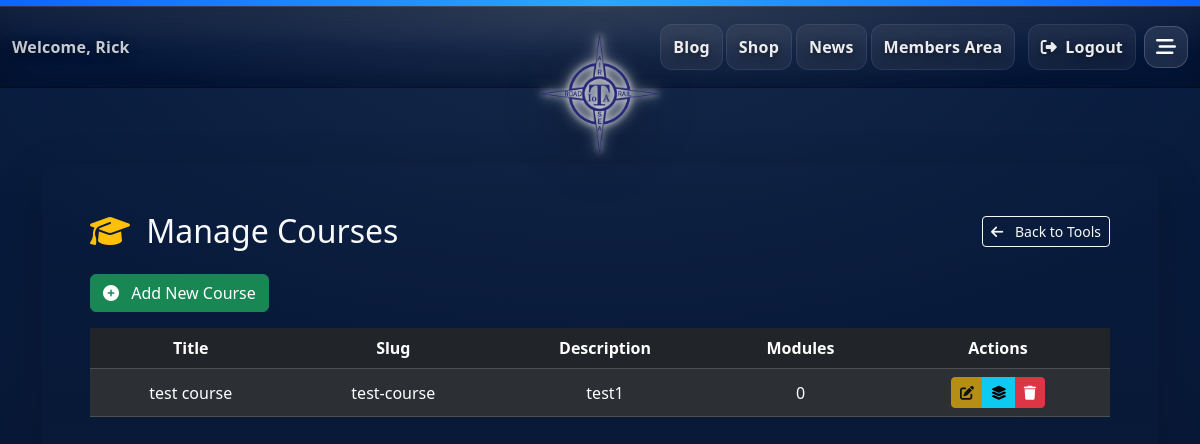
The app's page /academy/managers/courses/ (signed in) with its own data.
### academy/models.py (models this page shows, shortened)
class Course(models.Model):
    title = models.CharField(max_length=200)
    slug = models.SlugField(unique=True)
    description = models.TextField(blank=True)
    order = models.PositiveIntegerField(default=1)
    is_active = models.BooleanField(default=True)
    class Meta:
        ordering = ["order", "title"]

### academy/views.py (the view)
@login_required
@user_passes_test(lambda u: u.is_superuser)
def manage_courses(request):
    courses = Course.objects.all().order_by('title')
    return render(request, "academy/manager/manage_courses.html", {"courses": courses})

### academy/templates/academy/manager/manage_courses.html (shortened to what this page needs)
{% extends "base.html" %}
{% load static %}
{% block content %}
<div class="container my-5">
    <div class="cozy-dark-glass p-5 rounded-4 shadow-lg">
        <div class="d-flex justify-content-between align-items-center mb-4">
            <h2 class="text-light mb-0">
                <i class="fa-solid fa-graduation-cap me-2 text-warning"></i> Manage Courses
            </h2>
            <a href="{% url 'academy_manager_tools' %}" class="btn btn-outline-light btn-sm">
                <i class="fa-solid fa-arrow-left me-2"></i> Back to Tools
            </a>
        </div>
        <div class="mb-3">
            <a href="{% url 'academy_add_course' %}" class="btn btn-success">
                <i class="fa-solid fa-circle-plus me-2"></i> Add New Course
            </a>
        </div>
        <div class="table-responsive">
            <table class="table table-dark table-striped align-middle">
                <thead>
                    <tr class="text-center">
                        <th>Title</th>
                        <th>Slug</th>
                        <th>Description</th>
                        <th>Modules</th>
                        <th>Actions</th>
                    </tr>
                </thead>
                <tbody>
                    {% for course in courses %}
                    <tr class="text-center">
                        <td>{{ course.title }}</td>
                        <td>{{ course.slug }}</td>
                        <td>{{ course.description|truncatechars:60 }}</td>
                        <td>{{ course.modules.count }}</td>
                        <td>
                            <div class="btn-group">
                                <button class="btn btn-warning btn-sm" disabled
                                        title="Edit Course not available yet">
                                    <i class="fa-solid fa-pen-to-square"></i>
                                </button>
                                <a href="{% url 'academy_manage_modules' course.id %}"
                                   class="btn btn-info btn-sm">
                                    <i class="fa-solid fa-layer-group"></i>
                                </a>
                                <button class="btn btn-danger btn-sm"
                                        data-bs-toggle="modal"
                                        data-bs-target="#deleteModal{{ course.id }}">
                                    <i class="fa-solid fa-trash"></i>
                                </button>
                            </div>
                        </td>
                    </tr>
                    {% empty %}
                    <tr>
                        <td colspan="5" class="text-center text-light py-3">
                            No courses have been created yet.
                        </td>
                    </tr>
                    {% endfor %}
                </tbody>
            </table>
        </div>
    </div>
</div>
{% endblock %}

### templates/base.html (shortened to what this page needs)
{% load static %}
<!doctype html>
<html lang="en">
<head>
  <link href="https://cdn.jsdelivr.net/npm/bootstrap@5.3.3/dist/css/bootstrap.min.css" rel="stylesheet" />
  <link rel="stylesheet" href="https://cdnjs.cloudflare.com/ajax/libs/font-awesome/6.5.0/css/all.min.css" />
  <link href="{% static 'css/style.css' %}" rel="stylesheet" />
</head>
<body class="iota-body">
  <header class="iota-header">
    <div class="iota-navline"></div>
    <nav class="navbar navbar-expand-lg iota-navbar">
      <div class="container-fluid">
        <div class="d-none d-lg-flex align-items-center">
          {% if user.is_authenticated %}
          <span class="iota-nav-user">
            Welcome, {{ user.first_name|default:user.username }}
          </span>
          {% else %}
          <span class="iota-nav-user">Please log in</span>
          {% endif %}
        </div>
        <div class="collapse navbar-collapse" id="iotaNav">
          <ul class="navbar-nav ms-auto align-items-lg-center gap-lg-1">
            <li class="nav-item">
              <a class="nav-link iota-nav-link" href="#">Blog</a>
            </li>
            <li class="nav-item">
              <a class="nav-link iota-nav-link" href="#">Shop</a>
            </li>
            <li class="nav-item">
              <a class="nav-link iota-nav-link" href="{% url 'news_list' %}">News</a>
            </li>
            {% if user.is_authenticated %}
            <li class="nav-item">
              <a class="nav-link iota-nav-link" href="#">Members Area</a>
            </li>
            {% endif %}
            <li class="nav-item ms-lg-2">
              {% if user.is_authenticated %}
              <a class="nav-link iota-nav-link" href="{% url 'account_logout' %}">
                <i class="fa-solid fa-right-from-bracket me-1"></i> Logout
              </a>
              {% else %}
              <a class="nav-link iota-nav-link" href="{% url 'account_login' %}">
                <i class="fa-solid fa-right-to-bracket me-1"></i> Login
              </a>
              {% endif %}
            </li>
            <li class="nav-item ms-lg-1">
              <button class="iota-menu-btn" type="button" data-bs-toggle="offcanvas" data-bs-target="#iotaMenu"
                aria-controls="iotaMenu" aria-label="Open menu">
                <i class="fa-solid fa-bars-staggered"></i>
              </button>
            </li>
          </ul>
        </div>
      </div>
    </nav>
    <div class="iota-logo-floating" aria-hidden="true">
      <img src="{% static 'images/5a1f46e2429382896ede9fe2dfd980e0.png' %}" alt="IOTA Logo" class="iota-logo" />
    </div>
  </header>
  <main class="iota-main">
    {% block iota_content %}
    {% block content %}{% endblock %}
    {% endblock %}
  </main>
</body>
</html>

### static/css/style.css (style rules this page uses)
:root { --iota-blue-line: #0a66ff; --iota-glass: rgba(0, 24, 60, 0.72); --iota-text: rgba(255,255,255,0.92); --iota-text-soft: rgba(255,255,255,0.78); --iota-page-bg: #f4f6f9; --iota-radius-xl: 26px; --iota-radius-lg: 20px; --iota-radius-md: 16px; --iota-shadow-lg: 0 18px 45px rgba(0,0,0,0.22); --iota-shadow-md: 0 14px 30px rgba(0,0,0,0.12); --iota-blur: 18px; --navline-h: 6px; --navbar-h: 72px; --logo-h: 120px; --logo-top: 34px; --hero-top-pad: 150px; --nav-glass-tint-top: rgba(5, 22, 55, 0.78); --nav-glass-tint-mid: rgba(3, 18, 48, 0.70); --nav-glass-tint-bot: rgba(2, 14, 40, 0.66); --nav-glass-blur: 22px; --nav-text-shadow: 0 2px 10px rgba(0,0,0,0.55); --nav-link-bg: rgba(255,255,255,0.06); --nav-link-bg-hover: rgba(255,255,255,0.12); }
.iota-body { background: var(--iota-page-bg); font-family: system-ui, -apple-system, Segoe UI, Roboto, Arial, sans-serif; overflow-x: hidden; min-height: 100vh; }
.iota-header { position: sticky; top: 0; z-index: 5000; }
.iota-navline { height: var(--navline-h); background: linear-gradient(90deg, var(--iota-blue-line), #2aa7ff, var(--iota-blue-line)); }
.iota-navbar { position: relative; isolation: isolate; min-height: var(--navbar-h); background: linear-gradient( 180deg, var(--nav-glass-tint-top) 0%, var(--nav-glass-tint-mid) 45%, var(--nav-glass-tint-bot) 100% ) !important; backdrop-filter: blur(var(--nav-glass-blur)) saturate(140%); -webkit-backdrop-filter: blur(var(--nav-glass-blur)) saturate(140%); border: none !important; box-shadow: none !important; }
.iota-navbar::before { content: ""; position: absolute; inset: 0; z-index: -1; pointer-events: none; background: radial-gradient(900px 140px at 50% 0%, rgba(255,255,255,0.22), rgba(255,255,255,0.08) 40%, transparent 70% ), linear-gradient(180deg, rgba(255,255,255,0.10), transparent 55% ); mix-blend-mode: screen; opacity: 0.65; }
.iota-navbar::after { content: ""; position: absolute; inset: 0; pointer-events: none; box-shadow: inset 0 1px 0 rgba(255,255,255,0.10), inset 0 -1px 0 rgba(0,0,0,0.22), inset 0 14px 28px rgba(0,0,0,0.18); opacity: 1; }
.iota-navbar .container-fluid { padding-top: 10px; padding-bottom: 10px; }
.iota-nav-user { color: var(--iota-text-soft); font-weight: 800; letter-spacing: 0.2px; white-space: nowrap; text-shadow: var(--nav-text-shadow); }
.iota-nav-link { color: var(--iota-text) !important; font-weight: 900; letter-spacing: 0.2px; padding: 10px 12px !important; border-radius: 12px; text-decoration: none; text-shadow: var(--nav-text-shadow); background: var(--nav-link-bg); border: 1px solid rgba(255,255,255,0.08); backdrop-filter: blur(10px); -webkit-backdrop-filter: blur(10px); }
.iota-menu-btn { width: 44px; height: 42px; border-radius: 14px; background: rgba(255,255,255,0.10); border: 1px solid rgba(255,255,255,0.18); color: #fff; display: grid; place-items: center; cursor: pointer; transition: transform .15s ease, background .15s ease; }
.iota-menu-btn i { font-size: 1.25rem; }
.iota-logo-floating { position: absolute; left: 50%; top: var(--logo-top); transform: translateX(-50%); z-index: 6000; pointer-events: none; }
.iota-logo { height: var(--logo-h); width: auto; display: block; filter: drop-shadow(0 0 3px rgba(255,255,255,0.95)) drop-shadow(0 0 7px rgba(255,255,255,0.70)) drop-shadow(0 14px 26px rgba(0,0,0,0.35)); }
.iota-body { background: radial-gradient(1200px 600px at 50% 0%, rgba(255,255,255,0.06), transparent 60%), linear-gradient(180deg, #061b3f 0%, #081a3a 40%, #0a1630 100%); min-height: 100vh; }
.iota-main { position: relative; z-index: 2; padding: 28px 0 60px; }
.iota-body { background: radial-gradient(1200px 600px at 50% 0%, rgba(255,255,255,0.06), transparent 60%), linear-gradient(180deg, #061b3f 0%, #081a3a 40%, #0a1630 100%) !important; }

### records on screen
Course: title "test course", slug "test-course", description "test1", modules.count "0"

### other values on screen
{{ user.first_name|default:user.username }} "Rick"
